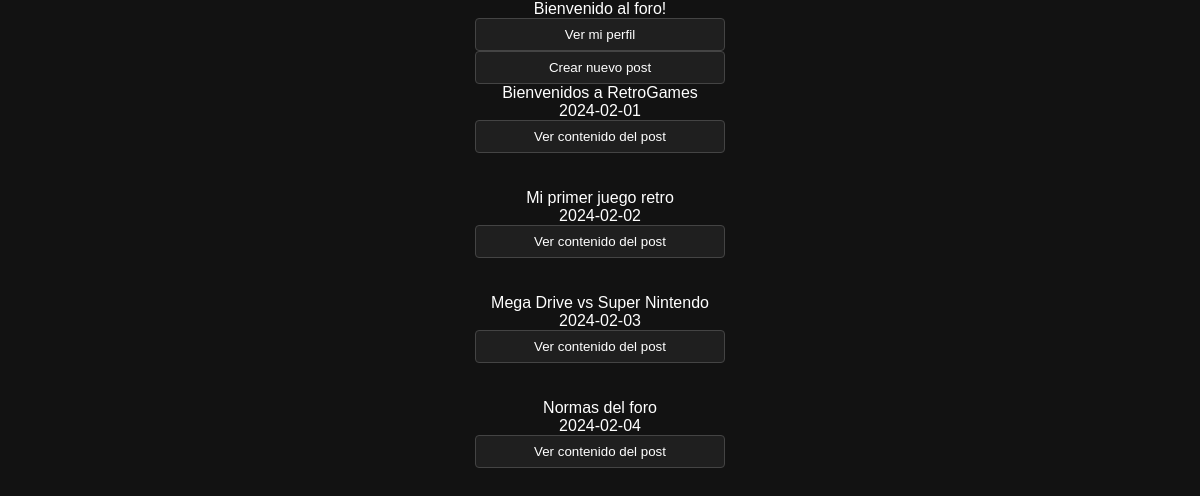
/test/principal/feed.php, run on the app's committed database.
### tables this page shows
CREATE TABLE posts(
    id INT AUTO_INCREMENT PRIMARY KEY,
    titulo VARCHAR(100) NOT NULL, 
    usuario VARCHAR(100) NOT NULL, 
    fecha DATE NOT NULL,
    texto text NOT NULL,
    imagenes TEXT NOT NULL

);

### test/principal/feed.php (the view, shortened to what this page needs)
<?php
require_once '../recursos/funciones.php';
cabecera_html();
cuerpo_html();
function iniciar(){
    formulario_btn_vuelve_perfil();
    formulario_btn_ir_a_crear_post();
    muestra_posts();
}
function muestra_posts(){
    $conexion = mysqli_connect('10.5.0.5','root','','foro',3306,'');
    $sql = "SELECT * FROM posts;";
    $resultado = mysqli_query($conexion, $sql);
    while ($fila = mysqli_fetch_assoc($resultado)) {
        $idpost=$fila['id'];
        echo " ".$fila['titulo']."<br>";
        echo ($fila['fecha']);
        formulario_ir_a_ver_post($idpost);
        echo ("<br> <br>");
    }
}
function formulario_ir_a_ver_post($idpost){
    ?>
    <form action="post.php" method="get">
        <input type="submit" name="btn_enviar_de_feed_a_post" value="Ver contenido del post">
    </form>
    <?php
}
function cabecera_html(){
    ?>
        <!DOCTYPE html>
    <html lang="en">
    <head>
        <link rel="stylesheet" href="../css/base.css">
    </head>
    <body>
    <?php
}
function cuerpo_html(){
    ?>
    <body>
        <div>Bienvenido al foro!</div>
    <?php
    iniciar();
    ?>
    <br><br>
    </body>
    </html>
    <?php
}

### test/recursos/funciones.php (shortened to what this page needs)
<?php
function formulario_btn_vuelve_perfil(){
    ?>
     <form action="perfil.php" method="post">
        <input type="submit" name="btn-profile" value="Ver mi perfil">
    </form>
    <?php
}
    ?>
    <?php
function formulario_btn_ir_a_crear_post(){
    ?>
     <form action="creapost.php" method="post">
        <input type="submit" name="btn_ir_a_crear_post" value="Crear nuevo post">
    </form>
    <?php
}
    ?>

### test/css/base.css (style rules this page uses)
body { margin: 0; font-family: Arial, Helvetica, sans-serif; background-color: #121212; color: #ffffff; text-align: center; }
input, textarea { background-color: #1f1f1f; border: 1px solid #444; color: white; padding: 8px; border-radius: 4px; width: 250px; }

### data on the page
posts: titulo "Bienvenidos a RetroGames", fecha "2024-02-01"
posts: titulo "Mi primer juego retro", fecha "2024-02-02"
posts: titulo "Mega Drive vs Super Nintendo", fecha "2024-02-03"
posts: titulo "Normas del foro", fecha "2024-02-04"
